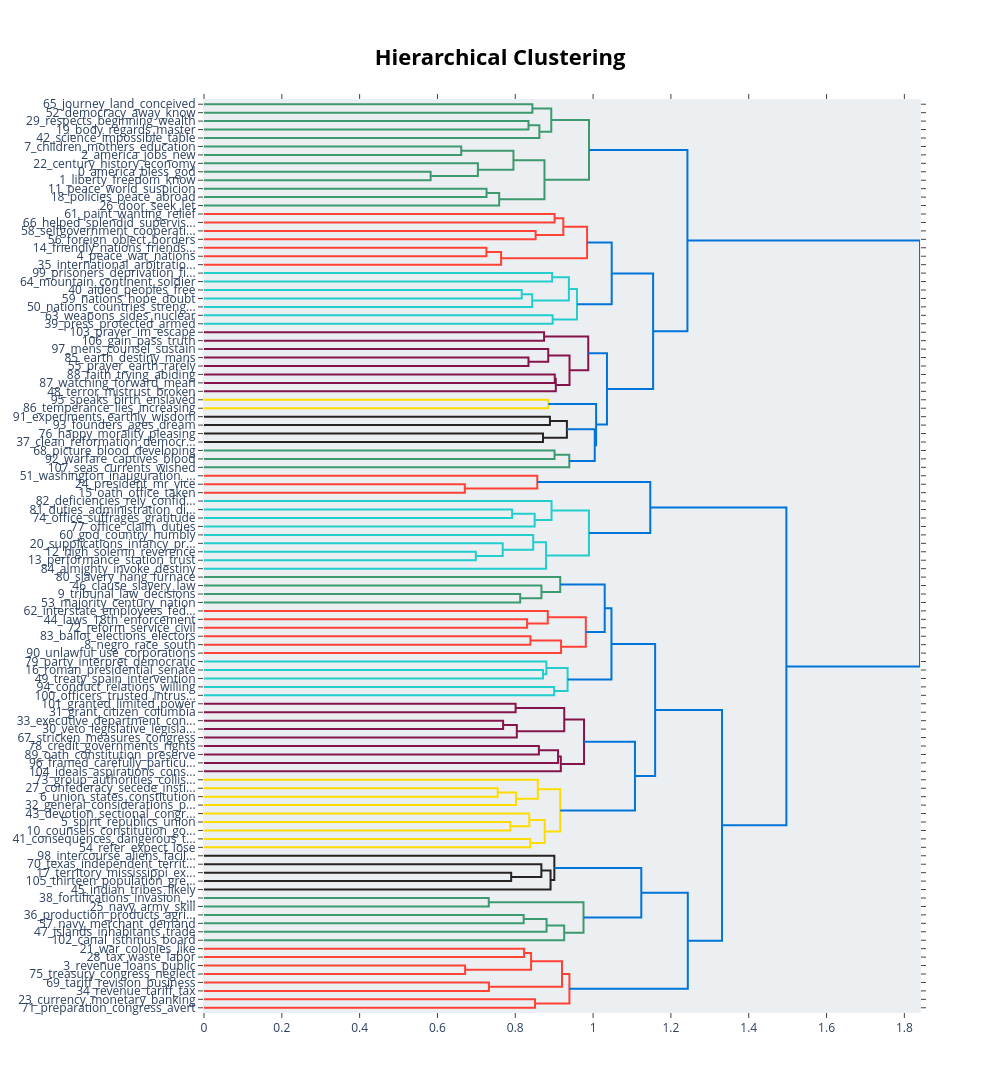

Write notebook code for a chart like this one.
### Code cell
topic_model.visualize_hierarchy()

### Figure 1 — Plotly figure (JSON) as saved in the notebook; plotly's stock layout.template omitted (floating-point values rounded to 4 significant figures)
{"data": [{"hoverinfo": "text", "marker": {"color": "rgb(61,153,112)"}, "mode": "lines", "type": "scatter", "x": [0, 0.8439, 0.8439, 0], "xaxis": "x", "y": [-5, -5, -15, -15], "yaxis": "y"}, {"hoverinfo": "text", "marker": {"color": "rgb(61,153,112)"}, "mode": "lines", "type": "scatter", "x": [0, 0.834, 0.834, 0], "xaxis": "x", "y": [-25, -25, -35, -35], "yaxis": "y"}, {"hoverinfo": "text", "marker": {"color": "rgb(61,153,112)"}, "mode": "lines", "type": "scatter", "x": [0.834, 0.8619, 0.8619, 0], "xaxis": "x", "y": [-30, -30, -45, -45], "yaxis": "y"}, {"hoverinfo": "text", "marker": {"color": "rgb(61,153,112)"}, "mode": "lines", "type": "scatter", "x": [0.8439, 0.8925, 0.8925, 0.8619], "xaxis": "x", "y": [-10, -10, -37.5, -37.5], "yaxis": "y"}, {"hoverinfo": "text", "marker": {"color": "rgb(61,153,112)"}, "mode": "lines", "type": "scatter", "x": [0, 0.6611, 0.6611, 0], "xaxis": "x", "y": [-55, -55, -65, -65], "yaxis": "y"}, {"hoverinfo": "text", "marker": {"color": "rgb(61,153,112)"}, "mode": "lines", "type": "scatter", "x": [0, 0.5825, 0.5825, 0], "xaxis": "x", "y": [-85, -85, -95, -95], "yaxis": "y"}, {"hoverinfo": "text", "marker": {"color": "rgb(61,153,112)"}, "mode": "lines", "type": "scatter", "x": [0, 0.704, 0.704, 0.5825], "xaxis": "x", "y": [-75, -75, -90, -90], "yaxis": "y"}, {"hoverinfo": "text", "marker": {"color": "rgb(61,153,112)"}, "mode": "lines", "type": "scatter", "x": [0.6611, 0.7953, 0.7953, 0.704], "xaxis": "x", "y": [-60, -60, -82.5, -82.5], "yaxis": "y"}, {"hoverinfo": "text", "marker": {"color": "rgb(61,153,112)"}, "mode": "lines", "type": "scatter", "x": [0, 0.7262, 0.7262, 0], "xaxis": "x", "y": [-105, -105, -115, -115], "yaxis": "y"}, {"hoverinfo": "text", "marker": {"color": "rgb(61,153,112)"}, "mode": "lines", "type": "scatter", "x": [0.7262, 0.7586, 0.7586, 0], "xaxis": "x", "y": [-110, -110, -125, -125], "yaxis": "y"}, {"hoverinfo": "text", "marker": {"color": "rgb(61,153,112)"}, "mode": "lines", "type": "scatter", "x": [0.7953, 0.8751, 0.8751, 0.7586], "xaxis": "x", "y": [-71.25, -71.25, -117.5, -117.5], "yaxis": "y"}, {"hoverinfo": "text", "marker": {"color": "rgb(61,153,112)"}, "mode": "lines", "type": "scatter", "x": [0.8925, 0.9895, 0.9895, 0.8751], "xaxis": "x", "y": [-23.75, -23.75, -94.38, -94.38], "yaxis": "y"}, {"hoverinfo": "text", "marker": {"color": "rgb(255,65,54)"}, "mode": "lines", "type": "scatter", "x": [0, 0.9011, 0.9011, 0], "xaxis": "x", "y": [-135, -135, -145, -145], "yaxis": "y"}, {"hoverinfo": "text", "marker": {"color": "rgb(255,65,54)"}, "mode": "lines", "type": "scatter", "x": [0, 0.8523, 0.8523, 0], "xaxis": "x", "y": [-155, -155, -165, -165], "yaxis": "y"}, {"hoverinfo": "text", "marker": {"color": "rgb(255,65,54)"}, "mode": "lines", "type": "scatter", "x": [0.9011, 0.9235, 0.9235, 0.8523], "xaxis": "x", "y": [-140, -140, -160, -160], "yaxis": "y"}, {"hoverinfo": "text", "marker": {"color": "rgb(255,65,54)"}, "mode": "lines", "type": "scatter", "x": [0, 0.7258, 0.7258, 0], "xaxis": "x", "y": [-175, -175, -185, -185], "yaxis": "y"}, {"hoverinfo": "text", "marker": {"color": "rgb(255,65,54)"}, "mode": "lines", "type": "scatter", "x": [0.7258, 0.7636, 0.7636, 0], "xaxis": "x", "y": [-180, -180, -195, -195], "yaxis": "y"}, {"hoverinfo": "text", "marker": {"color": "rgb(255,65,54)"}, "mode": "lines", "type": "scatter", "x": [0.9235, 0.9845, 0.9845, 0.7636], "xaxis": "x", "y": [-150, -150, -187.5, -187.5], "yaxis": "y"}, {"hoverinfo": "text", "marker": {"color": "rgb(35,205,205)"}, "mode": "lines", "type": "scatter", "x": [0, 0.8948, 0.8948, 0], "xaxis": "x", "y": [-205, -205, -215, -215], "yaxis": "y"}, {"hoverinfo": "text", "marker": {"color": "rgb(35,205,205)"}, "mode": "lines", "type": "scatter", "x": [0, 0.8166, 0.8166, 0], "xaxis": "x", "y": [-225, -225, -235, -235], "yaxis": "y"}, {"hoverinfo": "text", "marker": {"color": "rgb(35,205,205)"}, "mode": "lines", "type": "scatter", "x": [0.8166, 0.8436, 0.8436, 0], "xaxis": "x", "y": [-230, -230, -245, -245], "yaxis": "y"}, {"hoverinfo": "text", "marker": {"color": "rgb(35,205,205)"}, "mode": "lines", "type": "scatter", "x": [0.8948, 0.9378, 0.9378, 0.8436], "xaxis": "x", "y": [-210, -210, -237.5, -237.5], "yaxis": "y"}, {"hoverinfo": "text", "marker": {"color": "rgb(35,205,205)"}, "mode": "lines", "type": "scatter", "x": [0, 0.896, 0.896, 0], "xaxis": "x", "y": [-255, -255, -265, -265], "yaxis": "y"}, {"hoverinfo": "text", "marker": {"color": "rgb(35,205,205)"}, "mode": "lines", "type": "scatter", "x": [0.9378, 0.9586, 0.9586, 0.896], "xaxis": "x", "y": [-223.8, -223.8, -260, -260], "yaxis": "y"}, {"hoverinfo": "text", "marker": {"color": "rgb(0,116,217)"}, "mode": "lines", "type": "scatter", "x": [0.9845, 1.048, 1.048, 0.9586], "xaxis": "x", "y": [-168.8, -168.8, -241.9, -241.9], "yaxis": "y"}, {"hoverinfo": "text", "marker": {"color": "rgb(133,20,75)"}, "mode": "lines", "type": "scatter", "x": [0, 0.874, 0.874, 0], "xaxis": "x", "y": [-275, -275, -285, -285], "yaxis": "y"}, {"hoverinfo": "text", "marker": {"color": "rgb(133,20,75)"}, "mode": "lines", "type": "scatter", "x": [0, 0.8339, 0.8339, 0], "xaxis": "x", "y": [-305, -305, -315, -315], "yaxis": "y"}, {"hoverinfo": "text", "marker": {"color": "rgb(133,20,75)"}, "mode": "lines", "type": "scatter", "x": [0, 0.8847, 0.8847, 0.8339], "xaxis": "x", "y": [-295, -295, -310, -310], "yaxis": "y"}, {"hoverinfo": "text", "marker": {"color": "rgb(133,20,75)"}, "mode": "lines", "type": "scatter", "x": [0, 0.9015, 0.9015, 0], "xaxis": "x", "y": [-325, -325, -335, -335], "yaxis": "y"}, {"hoverinfo": "text", "marker": {"color": "rgb(133,20,75)"}, "mode": "lines", "type": "scatter", "x": [0.9015, 0.9041, 0.9041, 0], "xaxis": "x", "y": [-330, -330, -345, -345], "yaxis": "y"}, {"hoverinfo": "text", "marker": {"color": "rgb(133,20,75)"}, "mode": "lines", "type": "scatter", "x": [0.8847, 0.9394, 0.9394, 0.9041], "xaxis": "x", "y": [-302.5, -302.5, -337.5, -337.5], "yaxis": "y"}, {"hoverinfo": "text", "marker": {"color": "rgb(133,20,75)"}, "mode": "lines", "type": "scatter", "x": [0.874, 0.9875, 0.9875, 0.9394], "xaxis": "x", "y": [-280, -280, -320, -320], "yaxis": "y"}, {"hoverinfo": "text", "marker": {"color": "rgb(255,220,0)"}, "mode": "lines", "type": "scatter", "x": [0, 0.8849, 0.8849, 0], "xaxis": "x", "y": [-355, -355, -365, -365], "yaxis": "y"}, {"hoverinfo": "text", "marker": {"color": "rgb(40,35,35)"}, "mode": "lines", "type": "scatter", "x": [0, 0.8891, 0.8891, 0], "xaxis": "x", "y": [-375, -375, -385, -385], "yaxis": "y"}, {"hoverinfo": "text", "marker": {"color": "rgb(40,35,35)"}, "mode": "lines", "type": "scatter", "x": [0, 0.8713, 0.8713, 0], "xaxis": "x", "y": [-395, -395, -405, -405], "yaxis": "y"}, {"hoverinfo": "text", "marker": {"color": "rgb(40,35,35)"}, "mode": "lines", "type": "scatter", "x": [0.8891, 0.9327, 0.9327, 0.8713], "xaxis": "x", "y": [-380, -380, -400, -400], "yaxis": "y"}, {"hoverinfo": "text", "marker": {"color": "rgb(61,153,112)"}, "mode": "lines", "type": "scatter", "x": [0, 0.9009, 0.9009, 0], "xaxis": "x", "y": [-415, -415, -425, -425], "yaxis": "y"}, {"hoverinfo": "text", "marker": {"color": "rgb(61,153,112)"}, "mode": "lines", "type": "scatter", "x": [0.9009, 0.9388, 0.9388, 0], "xaxis": "x", "y": [-420, -420, -435, -435], "yaxis": "y"}, {"hoverinfo": "text", "marker": {"color": "rgb(0,116,217)"}, "mode": "lines", "type": "scatter", "x": [0.9327, 1.004, 1.004, 0.9388], "xaxis": "x", "y": [-390, -390, -427.5, -427.5], "yaxis": "y"}, {"hoverinfo": "text", "marker": {"color": "rgb(0,116,217)"}, "mode": "lines", "type": "scatter", "x": [0.8849, 1.008, 1.008, 1.004], "xaxis": "x", "y": [-360, -360, -408.8, -408.8], "yaxis": "y"}, {"hoverinfo": "text", "marker": {"color": "rgb(0,116,217)"}, "mode": "lines", "type": "scatter", "x": [0.9875, 1.036, 1.036, 1.008], "xaxis": "x", "y": [-300, -300, -384.4, -384.4], "yaxis": "y"}, {"hoverinfo": "text", "marker": {"color": "rgb(0,116,217)"}, "mode": "lines", "type": "scatter", "x": [1.048, 1.154, 1.154, 1.036], "xaxis": "x", "y": [-205.3, -205.3, -342.2, -342.2], "yaxis": "y"}, {"hoverinfo": "text", "marker": {"color": "rgb(0,116,217)"}, "mode": "lines", "type": "scatter", "x": [0.9895, 1.242, 1.242, 1.154], "xaxis": "x", "y": [-59.06, -59.06, -273.8, -273.8], "yaxis": "y"}, {"hoverinfo": "text", "marker": {"color": "rgb(255,65,54)"}, "mode": "lines", "type": "scatter", "x": [0, 0.6703, 0.6703, 0], "xaxis": "x", "y": [-455, -455, -465, -465], "yaxis": "y"}, {"hoverinfo": "text", "marker": {"color": "rgb(255,65,54)"}, "mode": "lines", "type": "scatter", "x": [0, 0.8566, 0.8566, 0.6703], "xaxis": "x", "y": [-445, -445, -460, -460], "yaxis": "y"}, {"hoverinfo": "text", "marker": {"color": "rgb(35,205,205)"}, "mode": "lines", "type": "scatter", "x": [0, 0.792, 0.792, 0], "xaxis": "x", "y": [-485, -485, -495, -495], "yaxis": "y"}, {"hoverinfo": "text", "marker": {"color": "rgb(35,205,205)"}, "mode": "lines", "type": "scatter", "x": [0.792, 0.8499, 0.8499, 0], "xaxis": "x", "y": [-490, -490, -505, -505], "yaxis": "y"}, {"hoverinfo": "text", "marker": {"color": "rgb(35,205,205)"}, "mode": "lines", "type": "scatter", "x": [0, 0.8932, 0.8932, 0.8499], "xaxis": "x", "y": [-475, -475, -497.5, -497.5], "yaxis": "y"}, {"hoverinfo": "text", "marker": {"color": "rgb(35,205,205)"}, "mode": "lines", "type": "scatter", "x": [0, 0.6986, 0.6986, 0], "xaxis": "x", "y": [-535, -535, -545, -545], "yaxis": "y"}, {"hoverinfo": "text", "marker": {"color": "rgb(35,205,205)"}, "mode": "lines", "type": "scatter", "x": [0, 0.7677, 0.7677, 0.6986], "xaxis": "x", "y": [-525, -525, -540, -540], "yaxis": "y"}, {"hoverinfo": "text", "marker": {"color": "rgb(35,205,205)"}, "mode": "lines", "type": "scatter", "x": [0, 0.846, 0.846, 0.7677], "xaxis": "x", "y": [-515, -515, -532.5, -532.5], "yaxis": "y"}, {"hoverinfo": "text", "marker": {"color": "rgb(35,205,205)"}, "mode": "lines", "type": "scatter", "x": [0.846, 0.8791, 0.8791, 0], "xaxis": "x", "y": [-523.8, -523.8, -555, -555], "yaxis": "y"}, {"hoverinfo": "text", "marker": {"color": "rgb(35,205,205)"}, "mode": "lines", "type": "scatter", "x": [0.8932, 0.9893, 0.9893, 0.8791], "xaxis": "x", "y": [-486.2, -486.2, -539.4, -539.4], "yaxis": "y"}, {"hoverinfo": "text", "marker": {"color": "rgb(0,116,217)"}, "mode": "lines", "type": "scatter", "x": [0.8566, 1.147, 1.147, 0.9893], "xaxis": "x", "y": [-452.5, -452.5, -512.8, -512.8], "yaxis": "y"}, {"hoverinfo": "text", "marker": {"color": "rgb(61,153,112)"}, "mode": "lines", "type": "scatter", "x": [0, 0.8126, 0.8126, 0], "xaxis": "x", "y": [-585, -585, -595, -595], "yaxis": "y"}, {"hoverinfo": "text", "marker": {"color": "rgb(61,153,112)"}, "mode": "lines", "type": "scatter", "x": [0, 0.8673, 0.8673, 0.8126], "xaxis": "x", "y": [-575, -575, -590, -590], "yaxis": "y"}, {"hoverinfo": "text", "marker": {"color": "rgb(61,153,112)"}, "mode": "lines", "type": "scatter", "x": [0, 0.9155, 0.9155, 0.8673], "xaxis": "x", "y": [-565, -565, -582.5, -582.5], "yaxis": "y"}, {"hoverinfo": "text", "marker": {"color": "rgb(255,65,54)"}, "mode": "lines", "type": "scatter", "x": [0, 0.8305, 0.8305, 0], "xaxis": "x", "y": [-615, -615, -625, -625], "yaxis": "y"}, {"hoverinfo": "text", "marker": {"color": "rgb(255,65,54)"}, "mode": "lines", "type": "scatter", "x": [0, 0.8835, 0.8835, 0.8305], "xaxis": "x", "y": [-605, -605, -620, -620], "yaxis": "y"}, {"hoverinfo": "text", "marker": {"color": "rgb(255,65,54)"}, "mode": "lines", "type": "scatter", "x": [0, 0.8388, 0.8388, 0], "xaxis": "x", "y": [-635, -635, -645, -645], "yaxis": "y"}, {"hoverinfo": "text", "marker": {"color": "rgb(255,65,54)"}, "mode": "lines", "type": "scatter", "x": [0.8388, 0.9177, 0.9177, 0], "xaxis": "x", "y": [-640, -640, -655, -655], "yaxis": "y"}, {"hoverinfo": "text", "marker": {"color": "rgb(255,65,54)"}, "mode": "lines", "type": "scatter", "x": [0.8835, 0.9813, 0.9813, 0.9177], "xaxis": "x", "y": [-612.5, -612.5, -647.5, -647.5], "yaxis": "y"}, {"hoverinfo": "text", "marker": {"color": "rgb(0,116,217)"}, "mode": "lines", "type": "scatter", "x": [0.9155, 1.03, 1.03, 0.9813], "xaxis": "x", "y": [-573.8, -573.8, -630, -630], "yaxis": "y"}, {"hoverinfo": "text", "marker": {"color": "rgb(35,205,205)"}, "mode": "lines", "type": "scatter", "x": [0, 0.8711, 0.8711, 0], "xaxis": "x", "y": [-675, -675, -685, -685], "yaxis": "y"}, {"hoverinfo": "text", "marker": {"color": "rgb(35,205,205)"}, "mode": "lines", "type": "scatter", "x": [0, 0.88, 0.88, 0.8711], "xaxis": "x", "y": [-665, -665, -680, -680], "yaxis": "y"}, {"hoverinfo": "text", "marker": {"color": "rgb(35,205,205)"}, "mode": "lines", "type": "scatter", "x": [0, 0.9, 0.9, 0], "xaxis": "x", "y": [-695, -695, -705, -705], "yaxis": "y"}, {"hoverinfo": "text", "marker": {"color": "rgb(35,205,205)"}, "mode": "lines", "type": "scatter", "x": [0.88, 0.9345, 0.9345, 0.9], "xaxis": "x", "y": [-672.5, -672.5, -700, -700], "yaxis": "y"}, {"hoverinfo": "text", "marker": {"color": "rgb(0,116,217)"}, "mode": "lines", "type": "scatter", "x": [1.03, 1.047, 1.047, 0.9345], "xaxis": "x", "y": [-601.9, -601.9, -686.2, -686.2], "yaxis": "y"}, {"hoverinfo": "text", "marker": {"color": "rgb(133,20,75)"}, "mode": "lines", "type": "scatter", "x": [0, 0.8008, 0.8008, 0], "xaxis": "x", "y": [-715, -715, -725, -725], "yaxis": "y"}, {"hoverinfo": "text", "marker": {"color": "rgb(133,20,75)"}, "mode": "lines", "type": "scatter", "x": [0, 0.7688, 0.7688, 0], "xaxis": "x", "y": [-735, -735, -745, -745], "yaxis": "y"}, {"hoverinfo": "text", "marker": {"color": "rgb(133,20,75)"}, "mode": "lines", "type": "scatter", "x": [0.7688, 0.804, 0.804, 0], "xaxis": "x", "y": [-740, -740, -755, -755], "yaxis": "y"}, {"hoverinfo": "text", "marker": {"color": "rgb(133,20,75)"}, "mode": "lines", "type": "scatter", "x": [0.8008, 0.9259, 0.9259, 0.804], "xaxis": "x", "y": [-720, -720, -747.5, -747.5], "yaxis": "y"}, {"hoverinfo": "text", "marker": {"color": "rgb(133,20,75)"}, "mode": "lines", "type": "scatter", "x": [0, 0.8607, 0.8607, 0], "xaxis": "x", "y": [-765, -765, -775, -775], "yaxis": "y"}, {"hoverinfo": "text", "marker": {"color": "rgb(133,20,75)"}, "mode": "lines", "type": "scatter", "x": [0.8607, 0.91, 0.91, 0], "xaxis": "x", "y": [-770, -770, -785, -785], "yaxis": "y"}, {"hoverinfo": "text", "marker": {"color": "rgb(133,20,75)"}, "mode": "lines", "type": "scatter", "x": [0.91, 0.9171, 0.9171, 0], "xaxis": "x", "y": [-777.5, -777.5, -795, -795], "yaxis": "y"}, {"hoverinfo": "text", "marker": {"color": "rgb(133,20,75)"}, "mode": "lines", "type": "scatter", "x": [0.9259, 0.9768, 0.9768, 0.9171], "xaxis": "x", "y": [-733.8, -733.8, -786.2, -786.2], "yaxis": "y"}, {"hoverinfo": "text", "marker": {"color": "rgb(255,220,0)"}, "mode": "lines", "type": "scatter", "x": [0, 0.7549, 0.7549, 0], "xaxis": "x", "y": [-815, -815, -825, -825], "yaxis": "y"}, {"hoverinfo": "text", "marker": {"color": "rgb(255,220,0)"}, "mode": "lines", "type": "scatter", "x": [0.7549, 0.8018, 0.8018, 0], "xaxis": "x", "y": [-820, -820, -835, -835], "yaxis": "y"}, {"hoverinfo": "text", "marker": {"color": "rgb(255,220,0)"}, "mode": "lines", "type": "scatter", "x": [0, 0.8581, 0.8581, 0.8018], "xaxis": "x", "y": [-805, -805, -827.5, -827.5], "yaxis": "y"}, {"hoverinfo": "text", "marker": {"color": "rgb(255,220,0)"}, "mode": "lines", "type": "scatter", "x": [0, 0.7874, 0.7874, 0], "xaxis": "x", "y": [-855, -855, -865, -865], "yaxis": "y"}, {"hoverinfo": "text", "marker": {"color": "rgb(255,220,0)"}, "mode": "lines", "type": "scatter", "x": [0, 0.836, 0.836, 0.7874], "xaxis": "x", "y": [-845, -845, -860, -860], "yaxis": "y"}, {"hoverinfo": "text", "marker": {"color": "rgb(255,220,0)"}, "mode": "lines", "type": "scatter", "x": [0, 0.8382, 0.8382, 0], "xaxis": "x", "y": [-875, -875, -885, -885], "yaxis": "y"}, {"hoverinfo": "text", "marker": {"color": "rgb(255,220,0)"}, "mode": "lines", "type": "scatter", "x": [0.836, 0.8757, 0.8757, 0.8382], "xaxis": "x", "y": [-852.5, -852.5, -880, -880], "yaxis": "y"}, {"hoverinfo": "text", "marker": {"color": "rgb(255,220,0)"}, "mode": "lines", "type": "scatter", "x": [0.8581, 0.9155, 0.9155, 0.8757], "xaxis": "x", "y": [-816.2, -816.2, -866.2, -866.2], "yaxis": "y"}, {"hoverinfo": "text", "marker": {"color": "rgb(0,116,217)"}, "mode": "lines", "type": "scatter", "x": [0.9768, 1.108, 1.108, 0.9155], "xaxis": "x", "y": [-760, -760, -841.2, -841.2], "yaxis": "y"}, {"hoverinfo": "text", "marker": {"color": "rgb(0,116,217)"}, "mode": "lines", "type": "scatter", "x": [1.047, 1.159, 1.159, 1.108], "xaxis": "x", "y": [-644.1, -644.1, -800.6, -800.6], "yaxis": "y"}, {"hoverinfo": "text", "marker": {"color": "rgb(40,35,35)"}, "mode": "lines", "type": "scatter", "x": [0, 0.7895, 0.7895, 0], "xaxis": "x", "y": [-915, -915, -925, -925], "yaxis": "y"}, {"hoverinfo": "text", "marker": {"color": "rgb(40,35,35)"}, "mode": "lines", "type": "scatter", "x": [0, 0.867, 0.867, 0.7895], "xaxis": "x", "y": [-905, -905, -920, -920], "yaxis": "y"}, {"hoverinfo": "text", "marker": {"color": "rgb(40,35,35)"}, "mode": "lines", "type": "scatter", "x": [0.867, 0.8907, 0.8907, 0], "xaxis": "x", "y": [-912.5, -912.5, -935, -935], "yaxis": "y"}, {"hoverinfo": "text", "marker": {"color": "rgb(40,35,35)"}, "mode": "lines", "type": "scatter", "x": [0, 0.9004, 0.9004, 0.8907], "xaxis": "x", "y": [-895, -895, -923.8, -923.8], "yaxis": "y"}, {"hoverinfo": "text", "marker": {"color": "rgb(61,153,112)"}, "mode": "lines", "type": "scatter", "x": [0, 0.7318, 0.7318, 0], "xaxis": "x", "y": [-945, -945, -955, -955], "yaxis": "y"}, {"hoverinfo": "text", "marker": {"color": "rgb(61,153,112)"}, "mode": "lines", "type": "scatter", "x": [0, 0.8216, 0.8216, 0], "xaxis": "x", "y": [-965, -965, -975, -975], "yaxis": "y"}, {"hoverinfo": "text", "marker": {"color": "rgb(61,153,112)"}, "mode": "lines", "type": "scatter", "x": [0.8216, 0.8804, 0.8804, 0], "xaxis": "x", "y": [-970, -970, -985, -985], "yaxis": "y"}, {"hoverinfo": "text", "marker": {"color": "rgb(61,153,112)"}, "mode": "lines", "type": "scatter", "x": [0.8804, 0.9257, 0.9257, 0], "xaxis": "x", "y": [-977.5, -977.5, -995, -995], "yaxis": "y"}, {"hoverinfo": "text", "marker": {"color": "rgb(61,153,112)"}, "mode": "lines", "type": "scatter", "x": [0.7318, 0.9754, 0.9754, 0.9257], "xaxis": "x", "y": [-950, -950, -986.2, -986.2], "yaxis": "y"}, {"hoverinfo": "text", "marker": {"color": "rgb(0,116,217)"}, "mode": "lines", "type": "scatter", "x": [0.9004, 1.124, 1.124, 0.9754], "xaxis": "x", "y": [-909.4, -909.4, -968.1, -968.1], "yaxis": "y"}, {"hoverinfo": "text", "marker": {"color": "rgb(255,65,54)"}, "mode": "lines", "type": "scatter", "x": [0, 0.8226, 0.8226, 0], "xaxis": "x", "y": [-1005, -1005, -1015, -1015], "yaxis": "y"}, {"hoverinfo": "text", "marker": {"color": "rgb(255,65,54)"}, "mode": "lines", "type": "scatter", "x": [0, 0.671, 0.671, 0], "xaxis": "x", "y": [-1025, -1025, -1035, -1035], "yaxis": "y"}, {"hoverinfo": "text", "marker": {"color": "rgb(255,65,54)"}, "mode": "lines", "type": "scatter", "x": [0.8226, 0.8407, 0.8407, 0.671], "xaxis": "x", "y": [-1010, -1010, -1030, -1030], "yaxis": "y"}, {"hoverinfo": "text", "marker": {"color": "rgb(255,65,54)"}, "mode": "lines", "type": "scatter", "x": [0, 0.7322, 0.7322, 0], "xaxis": "x", "y": [-1045, -1045, -1055, -1055], "yaxis": "y"}, {"hoverinfo": "text", "marker": {"color": "rgb(255,65,54)"}, "mode": "lines", "type": "scatter", "x": [0.8407, 0.9201, 0.9201, 0.7322], "xaxis": "x", "y": [-1020, -1020, -1050, -1050], "yaxis": "y"}, {"hoverinfo": "text", "marker": {"color": "rgb(255,65,54)"}, "mode": "lines", "type": "scatter", "x": [0, 0.8506, 0.8506, 0], "xaxis": "x", "y": [-1065, -1065, -1075, -1075], "yaxis": "y"}, {"hoverinfo": "text", "marker": {"color": "rgb(255,65,54)"}, "mode": "lines", "type": "scatter", "x": [0.9201, 0.9391, 0.9391, 0.8506], "xaxis": "x", "y": [-1035, -1035, -1070, -1070], "yaxis": "y"}, {"hoverinfo": "text", "marker": {"color": "rgb(0,116,217)"}, "mode": "lines", "type": "scatter", "x": [1.124, 1.243, 1.243, 0.9391], "xaxis": "x", "y": [-938.8, -938.8, -1052.0, -1052.0], "yaxis": "y"}, {"hoverinfo": "text", "marker": {"color": "rgb(0,116,217)"}, "mode": "lines", "type": "scatter", "x": [1.159, 1.331, 1.331, 1.243], "xaxis": "x", "y": [-722.3, -722.3, -995.6, -995.6], "yaxis": "y"}, {"hoverinfo": "text", "marker": {"color": "rgb(0,116,217)"}, "mode": "lines", "type": "scatter", "x": [1.147, 1.497, 1.497, 1.331], "xaxis": "x", "y": [-482.7, -482.7, -859.0, -859.0], "yaxis": "y"}, {"hoverinfo": "text", "marker": {"color": "rgb(0,116,217)"}, "mode": "lines", "type": "scatter", "x": [1.242, 1.84, 1.84, 1.497], "xaxis": "x", "y": [-166.4, -166.4, -670.8, -670.8], "yaxis": "y"}], "layout": {"autosize": false, "height": 1820, "hoverlabel": {"bgcolor": "white", "font": {"family": "Rockwell", "size": 16}}, "hovermode": "closest", "plot_bgcolor": "#ECEFF1", "showlegend": false, "title": {"font": {"color": "Black", "size": 22}, "text": "<b>Hierarchical Clustering</b>", "x": 0.5, "xanchor": "center", "yanchor": "top"}, "width": 1000, "xaxis": {"mirror": "allticks", "rangemode": "tozero", "showgrid": false, "showline": true, "showticklabels": true, "ticks": "outside", "type": "linear", "zeroline": false}, "yaxis": {"mirror": "allticks", "range": [-1080, 0], "rangemode": "tozero", "showgrid": false, "showline": true, "showticklabels": true, "tickmode": "array", "ticks": "outside", "ticktext": ["65_journey_land_conceived", "52_democracy_away_know", "29_respects_beginning_wealth", "19_body_regards_master", "42_science_impossible_table", "7_children_mothers_education", "2_america_jobs_new", "22_century_history_economy", "0_america_bless_god", "1_liberty_freedom_know", "11_peace_world_suspicion", "18_policies_peace_abroad", "26_door_seek_let", "61_paint_wanting_relief", "66_helped_splendid_supervis...", "58_selfgovernment_cooperati...", "56_foreign_object_borders", "14_friendly_nations_friends...", "4_peace_war_nations", "35_international_arbitratio...", "99_prisoners_deprivation_fi...", "64_mountain_continent_soldier", "40_aided_peoples_free", "59_nations_hope_doubt", "50_nations_countries_streng...", "63_weapons_sides_nuclear", "39_press_protected_armed", "103_prayer_im_escape", "106_gain_pass_truth", "97_mens_counsel_sustain", "85_earth_destiny_mans", "55_prayer_earth_rarely", "88_faith_trying_abiding", "87_watching_forward_mean", "48_terror_mistrust_broken", "95_speaks_birth_enslaved", "86_temperance_lies_increasing", "91_experiments_earthly_wisdom", "93_founders_ages_dream", "76_happy_morality_pleasing", "37_clean_reformation_democr...", "68_picture_blood_developing", "92_warfare_captives_blood", "107_seas_currents_wished", "51_washington_inauguration_...", "24_president_mr_vice", "15_oath_office_taken", "82_deficiencies_rely_confid...", "81_duties_administration_di...", "74_office_suffrages_gratitude", "77_office_claim_duties", "60_god_country_humbly", "20_supplications_infancy_pr...", "12_high_solemn_reverence", "13_performance_station_trust", "84_almighty_invoke_destiny", "80_slavery_hang_furnace", "46_clause_slavery_law", "9_tribunal_law_decisions", "53_majority_century_nation", "62_interstate_employees_fed...", "44_laws_18th_enforcement", "72_reform_service_civil", "83_ballot_elections_electors", "8_negro_race_south", "90_unlawful_use_corporations", "79_party_interpret_democratic", "16_roman_presidential_senate", "49_treaty_spain_intervention", "94_conduct_relations_willing", "100_officers_trusted_intrus...", "101_granted_limited_power", "31_grant_citizen_columbia", "33_executive_department_con...", "30_veto_legislative_legisla...", "67_stricken_measures_congress", "78_credit_governments_rights", "89_oath_constitution_preserve", "96_framed_carefully_particu...", "104_ideals_aspirations_cons...", "73_group_authorities_collis...", "27_confederacy_secede_insti...", "6_union_states_constitution", "32_general_considerations_p...", "43_devotion_sectional_congr...", "5_spirit_republics_union", "10_counsels_constitution_go...", "41_consequences_dangerous_t...", "54_refer_expect_lose", "98_intercourse_aliens_facil...", "70_texas_independent_territ...", "17_territory_mississippi_ex...", "105_thirteen_population_gre...", "45_indian_tribes_likely", "38_fortifications_invasion_...", "25_navy_army_skill", "36_production_products_agri...", "57_navy_merchant_demand", "47_islands_inhabitants_trade", "102_canal_isthmus_board", "21_war_colonies_like", "28_tax_waste_labor", "3_revenue_loans_public", "75_treasury_congress_neglect", "69_tariff_revision_business", "34_revenue_tariff_tax", "23_currency_monetary_banking", "71_preparation_congress_avert"], "tickvals": [-5, -15, -25, -35, -45, -55, -65, -75, -85, -95, -105, -115, -125, -135, -145, -155, -165, -175, -185, -195, -205, -215, -225, -235, -245, -255, -265, -275, -285, -295, -305, -315, -325, -335, -345, -355, -365, -375, -385, -395, -405, -415, -425, -435, -445, -455, -465, -475, -485, -495, -505, -515, -525, -535, -545, -555, -565, -575, -585, -595, -605, -615, -625, -635, -645, -655, -665, -675, -685, -695, -705, -715, -725, -735, -745, -755, -765, -775, -785, -795, -805, -815, -825, -835, -845, -855, -865, -875, -885, -895, -905, -915, -925, -935, -945, -955, -965, -975, -985, -995, -1005, -1015, -1025, -1035, -1045, -1055, -1065, -1075], "type": "linear", "zeroline": false}}}
